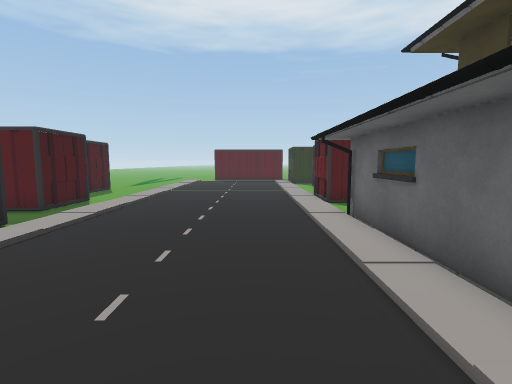
[1] (above)

19 first-person views from a walk through a Unity game level. The camera is 1.5 m above the floor, tilts 6° down and sees 85° across. The floor is counted in squares, 1 m on a side. Each view is taken from the middle of a square. On the plan, view 1 faces up. The plan holds only what a view shows up to about 14 squares ahead; the rest is blank. The place goes on beyond the plan.

[2]
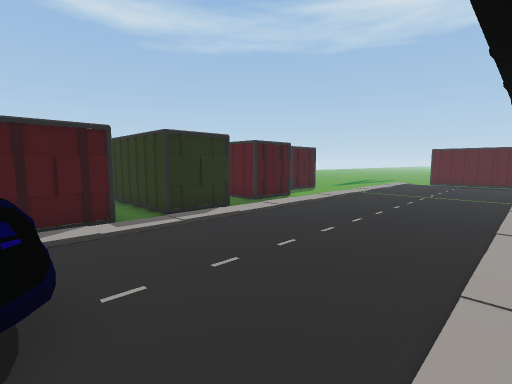

[3]
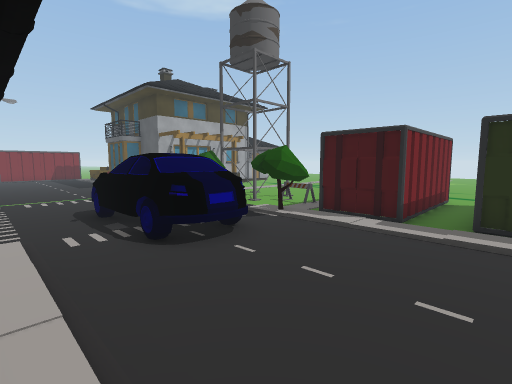

[4]
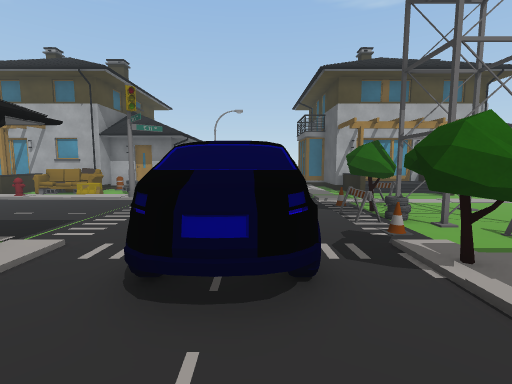

[5]
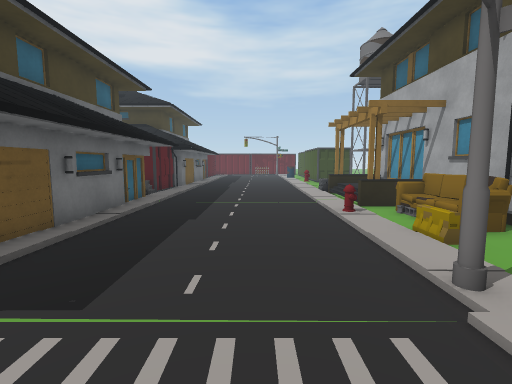

[6]
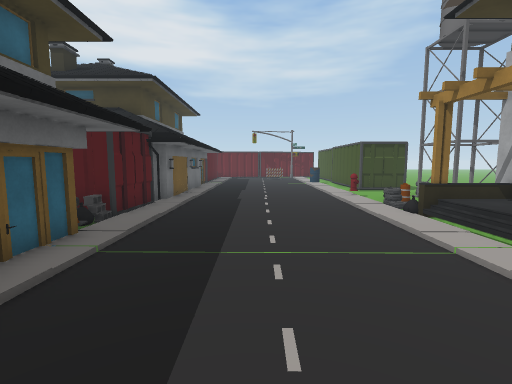

[7]
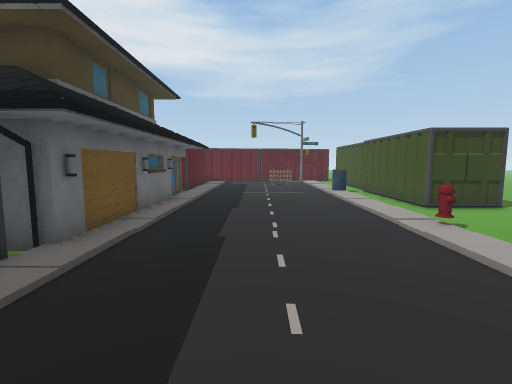

[8]
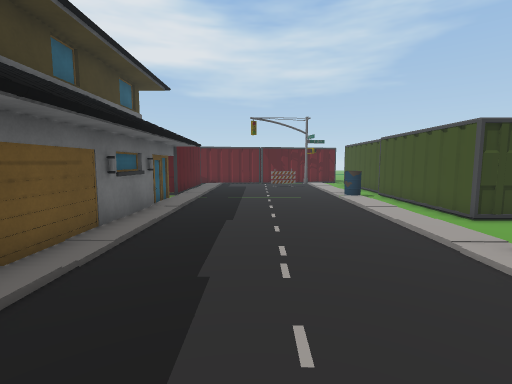

[9]
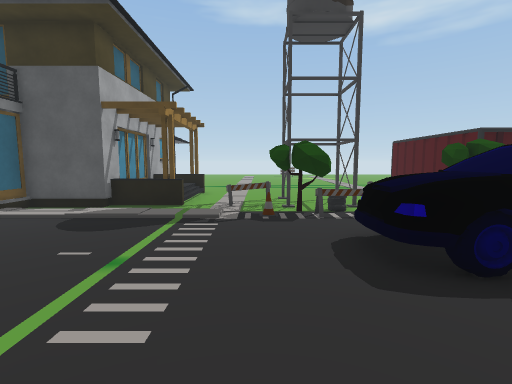

[10]
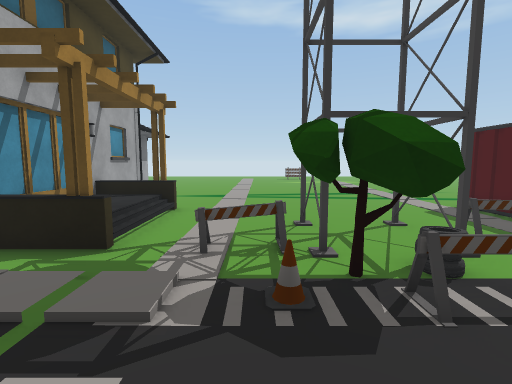

[11]
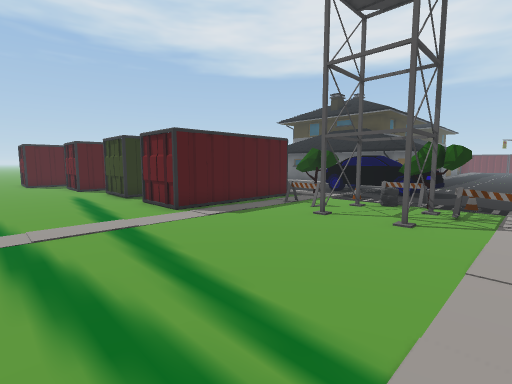

[12]
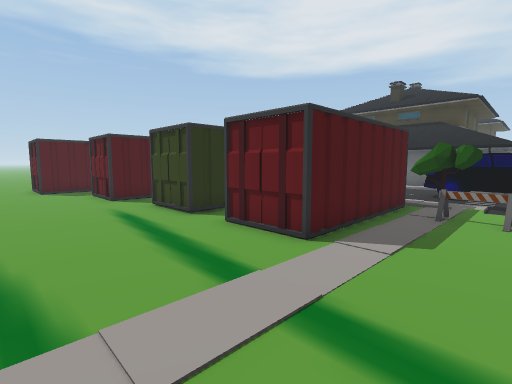

[13]
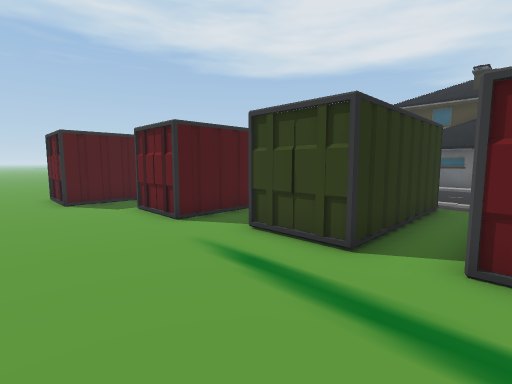

[14]
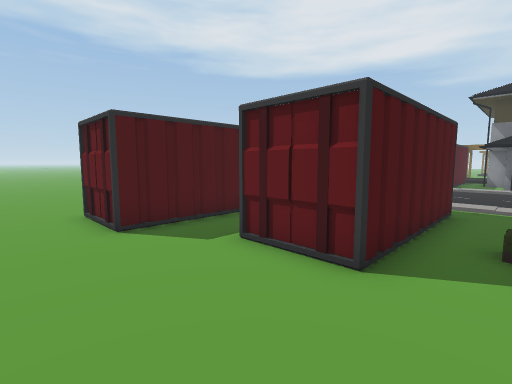

[15]
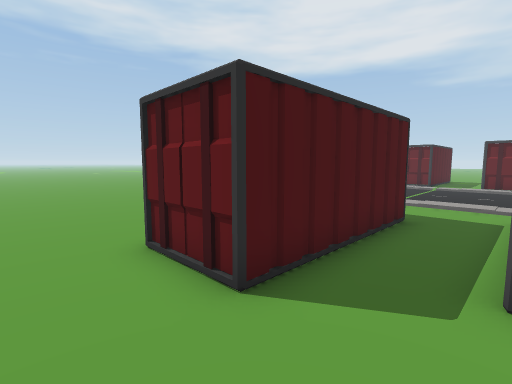

[16]
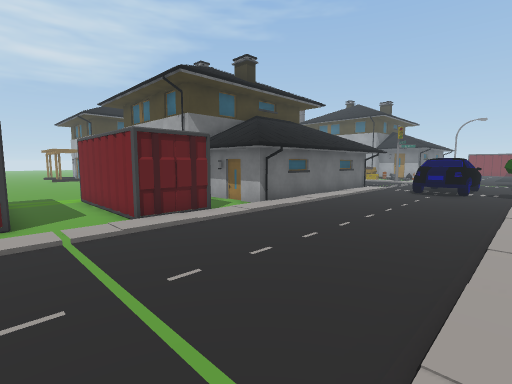

[17]
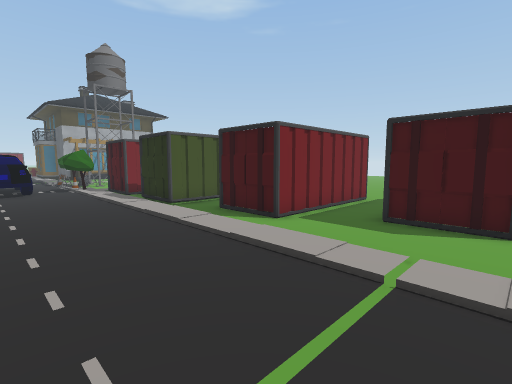

[18]
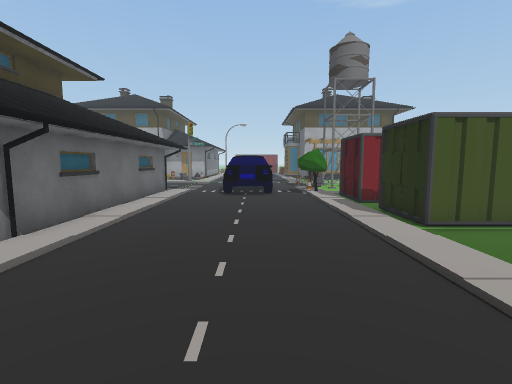

[19]
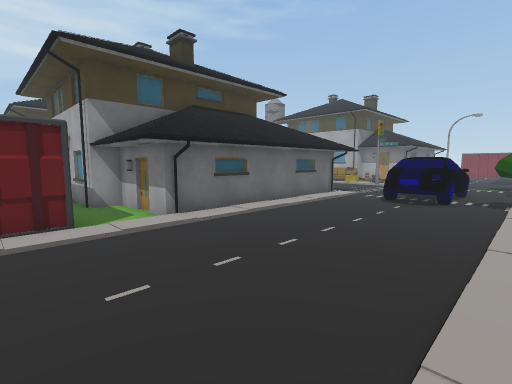

### Floor plan
Key: @ floor where view 1 was taken; # wall or solid block; . main floor; : floor 0.5 m higher than the main floor; / step, stairs or slope; = window, fence, low wall or low ledge; O other object.
Columns run from 16 left of view 1 to 26 right of it. Each row starts with its distance up from view 1.
 16 ..#     ............#    O
 15 ..#     O....................
 14 ..##   ##....................
 13 ..O#####...........######...
 12 ...................O
 11 ....######.........#
 10 ....#####O.............
  9 ....######............####
  8 ...................####
  7 .....OO............#
  6 ....O   ##O........#
  5 ....O   ###........#
  4 ....O######........#            O
  3 ...................#            O
  2 .....######........#
  1 .....######........#
  0 .....######OOOOO@..#          #
 -1 .........O.OOOOO...#########OO##O#########
 -2 .........O.O.OOOO......###...........###...
 -3 ........O..O.OOOO..........................
 -4 ........OOOO.OOOO..........................
 -5 ..........OO.OOO...........................
 -6 ........OOOO...............................
 -7 .........O.O...............................
 -8 .........O.........O.......................
 -9 .................. .....O.........O.......O
-10 .....#///#........  .OO.OO////# O..........
-11      =:::/........   .OOOO/:::=  O...O#####
-12   #########.......     ########  OO..##

Positions as (right, up) in squares from view 1, and headings:
1: (0, 0), facing up
2: (2, 0), facing up-left
3: (2, 5), facing down-left
4: (-2, 3), facing down
5: (0, -6), facing right
6: (6, -5), facing right
7: (12, -5), facing right
8: (14, -5), facing right
9: (3, -7), facing left
10: (-2, -7), facing left
11: (-16, -8), facing up-right
12: (-16, -3), facing up-right
13: (-16, 2), facing up-right
14: (-16, 7), facing up-right
15: (-16, 11), facing up-right
16: (-5, 16), facing down-right
17: (-1, 16), facing down-left
18: (-2, 13), facing down
19: (-5, 12), facing down-right
